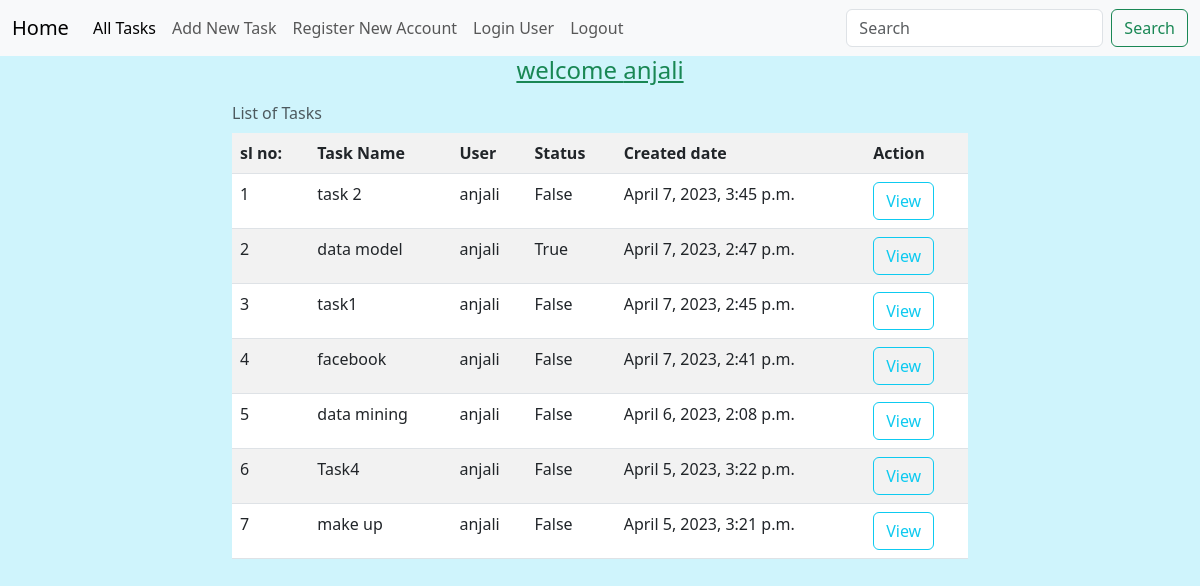
/tasks/all/ (signed in), run on the app's committed database.
### todo/models.py (models this page shows, shortened)
class Task(models.Model):
    task_name=models.CharField(max_length=200)
    user=models.ForeignKey(User,on_delete=models.CASCADE)
    status=models.BooleanField(default=False)
    created_date=models.DateTimeField(auto_now_add=True)

### todo/views.py (the view)
# urls.py: path("tasks/all/",views.TaskListView.as_view(),name="task-list"),
@method_decorator(sign_required,name="dispatch")
class TaskListView(ListView):
    model=Task
    template_name="task-list.html"
    context_object_name="tasks"
    def get_queryset(self):
        return Task.objects.filter(user=self.request.user).order_by("-created_date")

### todo/views.py (called while the page is built)
def sign_required(fn):
    def wrapper(request,*args,**kwargs):
        if not request.user.is_authenticated:
            messages.error(request,"You must Login to Perform this Action!!!!!!!")
            return redirect("signin")
        return fn(request,*args,**kwargs)
    return wrapper

### todo/templates/task-list.html (shortened to what this page needs)
{%extends 'base.html'%}
{%block body_block%}
<div class="row">
    <div class="col-2"></div>
    <div class="col-8">
        <table class="table table-striped">
            <div class="text-decoration-underline text-success text-center">
                <h4>welcome {{request.user}}</h4>
            </div>
            <caption class="caption-top">List of Tasks</caption>
            <tr>
                <th>sl no:</th>
                <th>Task Name</th>
                <th>User</th>
                <th>Status</th>
                <th>Created date</th>
                <th>Action</th>
            </tr>
            {%for t in tasks%}
            <tr>
                <td>{{forloop.counter}}</td>
                <td>{{t.task_name}}</td>
                <td>{{t.user}}</td>
                <td>{{t.status}}</td>
                <td>{{t.created_date}}</td>
                <td>
                    <a href="{%url 'task-detail' t.id %}" class="btn btn-outline-info">View</a>
                </td>
            </tr>
            {%endfor%}
        </table>
    </div>
    <div class="col-2"></div>
</div>
{%endblock%}

### todo/templates/base.html (shortened to what this page needs)
<!DOCTYPE html>
<html lang="en">
<head>
    <link href="https://cdn.jsdelivr.net/npm/bootstrap@5.3.0-alpha2/dist/css/bootstrap.min.css" rel="stylesheet">
</head>
<body class="bg-info-subtle">
    <nav class="navbar navbar-expand-lg bg-body-tertiary">
        <div class="container-fluid">
          <a class="navbar-brand" href="{%url 'index'%}">Home</a>
          <div class="collapse navbar-collapse" id="navbarSupportedContent">
            <ul class="navbar-nav me-auto mb-2 mb-lg-0">
              <li class="nav-item">
                <a class="nav-link active" aria-current="page" href="{%url 'task-list'%}">All Tasks</a>
              </li>
              <li class="nav-item">
                <a class="nav-link" href="{%url 'task-add'%}">Add New Task</a>
              </li>
              <li class="nav-item">
                <a class="nav-link" href="{%url 'signup'%}">Register New Account</a>
              </li>
              <li class="nav-item">
                <a class="nav-link" href="{%url 'signin'%}">Login User</a>
              </li>
              <li class="nav-item">
                <a class="nav-link" href="{%url 'signout'%}">Logout</a>
              </li>
            </ul>
            <form class="d-flex" role="search">
              <input class="form-control me-2" type="search" placeholder="Search" aria-label="Search">
              <button class="btn btn-outline-success" type="submit">Search</button>
            </form>
          </div>
        </div>
      </nav>
      <div class="container">
      {%block body_block%}
      {%endblock%}
      </div>
</body>
</html>

### data on the page
Task: task_name "task 2", user "anjali", status "False", created_date "April 7, 2023, 3:45 p.m."
Task: task_name "data model", user "anjali", status "True", created_date "April 7, 2023, 2:47 p.m."
Task: task_name "task1", user "anjali", status "False", created_date "April 7, 2023, 2:45 p.m."
Task: task_name "facebook", user "anjali", status "False", created_date "April 7, 2023, 2:41 p.m."
Task: task_name "data mining", user "anjali", status "False", created_date "April 6, 2023, 2:08 p.m."
Task: task_name "Task4", user "anjali", status "False", created_date "April 5, 2023, 3:22 p.m."
Task: task_name "make up", user "anjali", status "False", created_date "April 5, 2023, 3:21 p.m."

### other printed values
{{ request.user }} "anjali"
